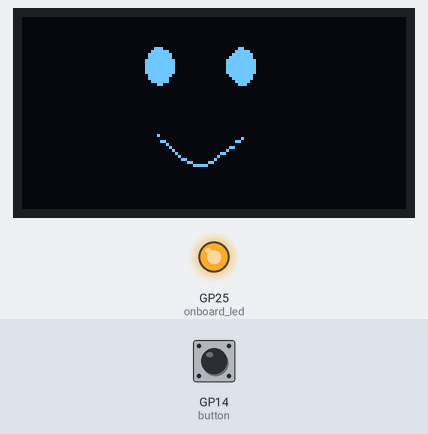
This program was run on a simulated Raspberry Pi Pico running MicroPython. On the bench: 128×64 one-colour display, output pins drawn as LEDs (lit = HIGH). The inputs (shaded band) are chosen by the test bench; at power-on: GP14 (button) LOW. What the program prints to the serial console is not drawn.

Above: at 1.2 s.
1.3 s: GP14 (button) pulled HIGH for 1 s
At 2.0 s:
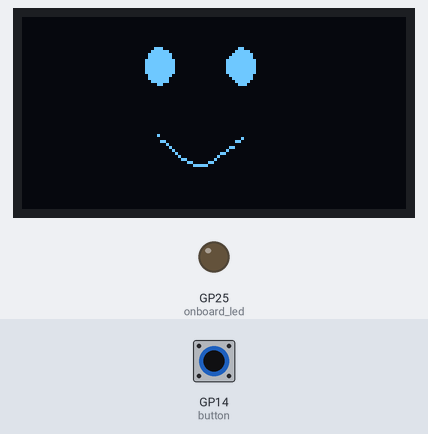
3.8 s: GP14 (button) pulled HIGH for 1 s
At 5.1 s:
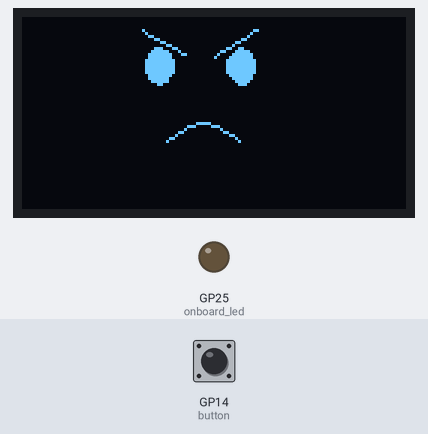
6.3 s: GP14 (button) pulled HIGH for 3.2 s
At 7.23 s:
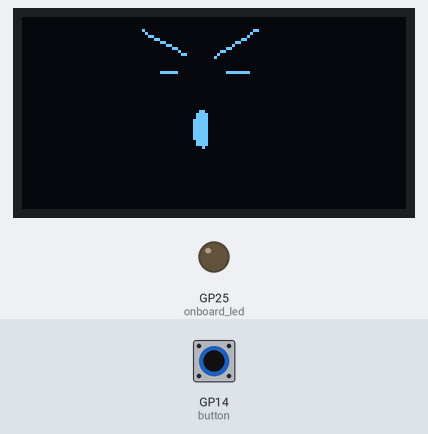
Timing chart, 0 to 9.3 s (numbered marks = the images above; inputs shaded):
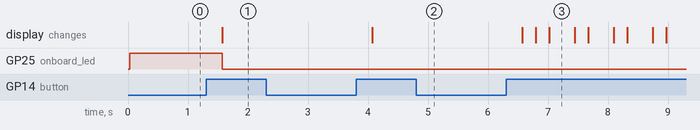

The program:

oled_img_002.py
```python
from machine import Pin, I2C
from ssd1306 import SSD1306_I2C
import utime
import framebuf

# Configure button hardware
onboard_led = Pin(25, Pin.OUT)
button = machine.Pin(14, machine.Pin.IN, machine.Pin.PULL_DOWN)

# Configure i2c and oled display
i2c=I2C(0,sda=Pin(0), scl=Pin(1), freq=400000)
oled = SSD1306_I2C(128, 64, i2c)

# Setting images
face1 = bytearray(b'\x00\x00\x00\x00\x00\x00\x00\x00\x00\x00\x00\x00\x00\x00\x00\x00\x00\x00\x00\x00\x00\x00\x00\x00\x00\x00\x00\x00\x00\x00\x00\x00\x00\x00\x00\x00\x00\x00\x00\x00\x00\x00\x00\x00\x00\x00\x00\x00\x00\x00\x00\x00\x00\x00\x00\x00\x00\x00\x00\x00\x00\x00\x00\x00\x00\x00\x00\x00\x00\x00\x00\x00\x00\x00\x00\x00\x00\x00\x00\x00\x00\x0e\x00\x00\x00\xc0\x00\x00\x00\x1f\x80\x00\x01\xf0\x00\x00\x00?\xc0\x00\x03\xf8\x00\x00\x00?\xc0\x00\x07\xf8\x00\x00\x00\x7f\xe0\x00\x0f\xfc\x00\x00\x00\x7f\xe0\x00\x0f\xfc\x00\x00\x00\x7f\xe0\x00\x0f\xfc\x00\x00\x00\x7f\xe0\x00\x0f\xfc\x00\x00\x00\x7f\xe0\x00\x0f\xfc\x00\x00\x00?\xc0\x00\x07\xf8\x00\x00\x00?\x80\x00\x03\xf8\x00\x00\x00\x1f\x80\x00\x01\xf0\x00\x00\x00\x06\x00\x00\x00\xe0\x00\x00\x00\x00\x00\x00\x00\x00\x00\x00\x00\x00\x00\x00\x00\x00\x00\x00\x00\x00\x00\x00\x00\x00\x00\x00\x00\x00\x00\x00\x00\x00\x00\x00\x00\x00\x00\x00\x00\x00\x00\x00\x00\x00\x00\x00\x00\x00\x00\x00\x00\x00\x00\x00\x00\x00\x00\x00\x00\x00\x00\x00\x00\x00\x00\x00\x00\x00\x00\x00\x00\x00\x00\x00\x00\x00\x00\x00\x00\x00\x00\x00\x00\x00\x00\x00\x00\x00\x00\x00\x00\x00\x00\x00\x00\x00\x00\x00\x00\x00\x00\x00\x00\x00\x00\x00\x00\x00\x00\x00\x00\x00\x00\x00\x00\x00\x00\x00\x00\x00\x00\x00\x00\x00\x00\x00\x00\x00\x00\x00\x00\x04\x00\x00\x00\x00\x00\x00\x00\x00\x00\x00\x00@\x00\x00\x00\x03\x00\x00\x01\x80\x00\x00\x00\x00\x80\x00\x00\x00\x00\x00\x00\x00@\x00\x06\x00\x00\x00\x00\x00 \x00\x08\x00\x00\x00\x00\x00\x10\x000\x00\x00\x00\x00\x00\x08\x00@\x00\x00\x00\x00\x00\x06\x00\x80\x00\x00\x00\x00\x00\x01\x83\x00\x00\x00\x00\x00\x00\x00|\x00\x00\x00\x00\x00\x00\x00\x00\x00\x00\x00\x00\x00\x00\x00\x00\x00\x00\x00\x00\x00\x00\x00\x00\x00\x00\x00\x00\x00\x00\x00\x00\x00\x00\x00\x00\x00\x00\x00\x00\x00\x00\x00\x00\x00\x00\x00\x00\x00\x00\x00\x00\x00\x00\x00\x00\x00\x00\x00\x00\x00\x00\x00\x00\x00\x00\x00\x00\x00\x00\x00\x00\x00\x00\x00\x00\x00\x00\x00\x00\x00\x00\x00\x00\x00\x00\x00\x00\x00\x00\x00\x00\x00\x00\x00\x00\x00\x00\x00\x00\x00\x00\x00\x00\x00\x00\x00\x00\x00\x00\x00\x00\x00\x00\x00\x00')
face2 = bytearray(b'\x00\x00\x00\x00\x00\x00\x00\x00\x00\x00\x00\x00\x00\x00\x00\x00\x00\x00\x00\x00\x00\x00\x00\x00\x00\x00\x00\x00\x00\x00\x00\x00\x00\x00\x00\x00\x00\x00\x00\x00\x00\x00\x00\x00\x00\x00\x00\x00\x00\x00\x00\x00\x00\x00\x00\x00\x00\x00\x00\x00\x00\x00\x00\x00\x00\x00\x00\x00\x00\x00\x00\x00\x00\x00\x00\x00\x00\x00\x00\x00\x00\x0e\x00\x00\x00\xc0\x00\x00\x00\x1f\x80\x00\x01\xf0\x00\x00\x00?\xc0\x00\x03\xf8\x00\x00\x00?\xc0\x00\x07\xf8\x00\x00\x00\x7f\xe0\x00\x0f\xfc\x00\x00\x00\x7f\xe0\x00\x0f\xfc\x00\x00\x00\x7f\xe0\x00\x0f\xfc\x00\x00\x00\x7f\xe0\x00\x0f\xfc\x00\x00\x00\x7f\xe0\x00\x0f\xfc\x00\x00\x00?\xc0\x00\x07\xf8\x00\x00\x00?\x80\x00\x03\xf8\x00\x00\x00\x1f\x80\x00\x01\xf0\x00\x00\x00\x06\x00\x00\x00\xe0\x00\x00\x00\x00\x00\x00\x00\x00\x00\x00\x00\x00\x00\x00\x00\x00\x00\x00\x00\x00\x00\x00\x00\x00\x00\x00\x00\x00\x00\x00\x00\x00\x00\x00\x00\x00\x00\x00\x00\x00\x00\x00\x00\x00\x00\x00\x00\x00\x00\x00\x00\x00\x00\x00\x00\x00\x00\x00\x00\x00\x00\x00\x00\x00\x00\x00\x00\x00\x00\x00\x00\x00\x00\x00\x00\x00\x00\x00\x00\x00\x00\x00\x00\x00\x00\x00\x00\x00\x00\x00\x00\x00\x00\x00\x00\x00\x00\x00\x00\x00\x00\x00\x00\x00\x00\x00\x00\x00\x00\x00\x00\x00\x00\x00\x00\x00\x00\x00\x00\x00\x00\x00\x00\x00\x00\x00\x00\x00\x00\x00\x00\x00\x00\x00\x00\x00\x00\x00\x00\x00\x00\x00\x00\x00\x00\x00\x00\x01\xff\xff\xff\x80\x00\x00\x00\x00\x00\x00\x00\x00\x00\x00\x00\x00\x00\x00\x00\x00\x00\x00\x00\x00\x00\x00\x00\x00\x00\x00\x00\x00\x00\x00\x00\x00\x00\x00\x00\x00\x00\x00\x00\x00\x00\x00\x00\x00\x00\x00\x00\x00\x00\x00\x00\x00\x00\x00\x00\x00\x00\x00\x00\x00\x00\x00\x00\x00\x00\x00\x00\x00\x00\x00\x00\x00\x00\x00\x00\x00\x00\x00\x00\x00\x00\x00\x00\x00\x00\x00\x00\x00\x00\x00\x00\x00\x00\x00\x00\x00\x00\x00\x00\x00\x00\x00\x00\x00\x00\x00\x00\x00\x00\x00\x00\x00\x00\x00\x00\x00\x00\x00\x00\x00\x00\x00\x00\x00\x00\x00\x00\x00\x00\x00\x00\x00\x00\x00\x00\x00\x00\x00\x00\x00\x00\x00\x00\x00\x00\x00\x00\x00\x00\x00\x00\x00\x00\x00\x00\x00\x00\x00\x00\x00\x00\x00\x00\x00\x00\x00\x00\x00\x00\x00\x00\x00\x00\x00\x00\x00\x00\x00')
face3 = bytearray(b'\x00\x00\x00\x00\x00\x00\x00\x00\x00\x00\x00\x00\x00\x00\x00\x00\x00\x00\x00\x00\x00\x00\x00\x00\x00\x00\x00\x00\x00\x00\x00\x00\x00\x80\x00\x00\x00\x06\x00\x00\x00@\x00\x00\x00\x08\x00\x00\x000\x00\x00\x00\x10\x00\x00\x00\x0c\x00\x00\x00`\x00\x00\x00\x03\x00\x00\x01\x80\x00\x00\x00\x00\xc0\x00\x02\x00\x00\x00\x00\x0e0\x00\x0c\xc0\x00\x00\x00\x1f\x88\x001\xf0\x00\x00\x00?\xc6\x00C\xf8\x00\x00\x00?\xc0\x00\x87\xf8\x00\x00\x00\x7f\xe0\x00\x0f\xfc\x00\x00\x00\x7f\xe0\x00\x0f\xfc\x00\x00\x00\x7f\xe0\x00\x0f\xfc\x00\x00\x00\x7f\xe0\x00\x0f\xfc\x00\x00\x00\x7f\xe0\x00\x0f\xfc\x00\x00\x00?\xc0\x00\x07\xf8\x00\x00\x00?\x80\x00\x03\xf8\x00\x00\x00\x1f\x80\x00\x01\xf0\x00\x00\x00\x06\x00\x00\x00\xe0\x00\x00\x00\x00\x00\x00\x00\x00\x00\x00\x00\x00\x00\x00\x00\x00\x00\x00\x00\x00\x00\x00\x00\x00\x00\x00\x00\x00\x00\x00\x00\x00\x00\x00\x00\x00\x00\x00\x00\x00\x00\x00\x00\x00\x00\x00\x00\x00\x00\x00\x00\x00\x00\x00\x00\x00\x00\x00\x00\x00\x00\x00\x00\x00\x00\x00\x00\x00\x00\x00\x00\x00\x00\x00\x00\x00\x00\x00\x00\x00\x00\x00\x00\x00\x00\x00\x00\x00\x00\x00\x00\x00\x00\x00\x00\x00\x00\x00\x00\x00\x00>\x00\x00\x00\x00\x00\x00\x01\xc1\xc0\x00\x00\x00\x00\x00\x02\x00 \x00\x00\x00\x00\x00\x0c\x00\x18\x00\x00\x00\x00\x00\x10\x00\x06\x00\x00\x00\x00\x00`\x00\x01\x00\x00\x00\x00\x00\x80\x00\x00\x80\x00\x00\x00\x00\x00\x00\x00\x00\x00\x00\x00\x00\x00\x00\x00\x00\x00\x00\x00\x00\x00\x00\x00\x00\x00\x00\x00\x00\x00\x00\x00\x00\x00\x00\x00\x00\x00\x00\x00\x00\x00\x00\x00\x00\x00\x00\x00\x00\x00\x00\x00\x00\x00\x00\x00\x00\x00\x00\x00\x00\x00\x00\x00\x00\x00\x00\x00\x00\x00\x00\x00\x00\x00\x00\x00\x00\x00\x00\x00\x00\x00\x00\x00\x00\x00\x00\x00\x00\x00\x00\x00\x00\x00\x00\x00\x00\x00\x00\x00\x00\x00\x00\x00\x00\x00\x00\x00\x00\x00\x00\x00\x00\x00\x00\x00\x00\x00\x00\x00\x00\x00\x00\x00\x00\x00\x00\x00\x00\x00\x00\x00\x00\x00\x00\x00\x00\x00\x00\x00\x00\x00\x00\x00\x00\x00\x00\x00\x00\x00\x00\x00\x00\x00\x00\x00\x00\x00\x00\x00\x00\x00\x00\x00\x00\x00\x00\x00\x00\x00\x00\x00\x00\x00\x00\x00\x00\x00\x00')
face4 = bytearray(b'\x00\x00\x00\x00\x00\x00\x00\x00\x00\x00\x00\x00\x00\x00\x00\x00\x00\x00\x00\x00\x00\x00\x00\x00\x00\x00\x00\x00\x00\x00\x00\x00\x00\x80\x00\x00\x00\x06\x00\x00\x00@\x00\x00\x00\x08\x00\x00\x000\x00\x00\x00\x10\x00\x00\x00\x0c\x00\x00\x00`\x00\x00\x00\x03\x00\x00\x01\x80\x00\x00\x00\x00\xc0\x00\x02\x00\x00\x00\x00\x0e0\x00\x0c\xc0\x00\x00\x00\x1f\x88\x001\xf0\x00\x00\x00?\xc6\x00C\xf8\x00\x00\x00?\xc0\x00\x87\xf8\x00\x00\x00\x7f\xe0\x00\x0f\xfc\x00\x00\x00\x7f\xe0\x00\x0f\xfc\x00\x00\x00\x7f\xe0\x00\x0f\xfc\x00\x00\x00\x7f\xe0\x00\x0f\xfc\x00\x00\x00\x7f\xe0\x00\x0f\xfc\x00\x00\x00?\xc0\x00\x07\xf8\x00\x00\x00?\x80\x00\x03\xf8\x00\x00\x00\x1f\x80\x00\x01\xf0\x00\x00\x00\x06\x00\x00\x00\xe0\x00\x00\x00\x00\x00\x00\x00\x00\x00\x00\x00\x00\x00\x00\x00\x00\x00\x00\x00\x00\x00\x00\x00\x00\x00\x00\x00\x00\x00\x00\x00\x00\x00\x00\x00\x00\x00\x00\x00\x00\x00\x00\x00\x00\x00\x00\x00\x00\x00\x00\x00\x00\x00\x00\x00\x00\x00\x00\x00\x00\x00\x00\x00\x00\x00\x00\x00\x00\x00\x00\x00\x00\x00\x00\x00\x00\x00\x00\x00\x00\x00\x00\x00\x00\x00\x00\x00\x00\x00\x00\x00\x00\x00\x00\x00\x00\x00\x00\x00\x00\x00\x00\x00\x00\x00\x00\x00\x00\x00\xff\xc0\x00\x00\x00\x00\x00\x00\x00\x00\x00\x00\x00\x00\x00\x00\x00\x00\x00\x00\x00\x00\x00\x00\x00\x00\x00\x00\x00\x00\x00\x00\x00\x00\x00\x00\x00\x00\x00\x00\x00\x00\x00\x00\x00\x00\x00\x00\x00\x00\x00\x00\x00\x00\x00\x00\x00\x00\x00\x00\x00\x00\x00\x00\x00\x00\x00\x00\x00\x00\x00\x00\x00\x00\x00\x00\x00\x00\x00\x00\x00\x00\x00\x00\x00\x00\x00\x00\x00\x00\x00\x00\x00\x00\x00\x00\x00\x00\x00\x00\x00\x00\x00\x00\x00\x00\x00\x00\x00\x00\x00\x00\x00\x00\x00\x00\x00\x00\x00\x00\x00\x00\x00\x00\x00\x00\x00\x00\x00\x00\x00\x00\x00\x00\x00\x00\x00\x00\x00\x00\x00\x00\x00\x00\x00\x00\x00\x00\x00\x00\x00\x00\x00\x00\x00\x00\x00\x00\x00\x00\x00\x00\x00\x00\x00\x00\x00\x00\x00\x00\x00\x00\x00\x00\x00\x00\x00\x00\x00\x00\x00\x00\x00\x00\x00\x00\x00\x00\x00\x00\x00\x00\x00\x00\x00\x00\x00\x00\x00\x00\x00\x00\x00\x00\x00\x00\x00\x00\x00\x00\x00\x00\x00\x00\x00\x00\x00\x00\x00\x00\x00')
face5 = bytearray(b'\x00\x00\x00\x00\x00\x00\x00\x00\x00\x00\x00\x00\x00\x00\x00\x00\x00\x00\x00\x00\x00\x00\x00\x00\x00\x00\x00\x00\x00\x00\x00\x00\x00\x80\x00\x00\x00\x06\x00\x00\x00@\x00\x00\x00\x08\x00\x00\x000\x00\x00\x00\x10\x00\x00\x00\x0c\x00\x00\x00`\x00\x00\x00\x03\x00\x00\x01\x80\x00\x00\x00\x00\xc0\x00\x02\x00\x00\x00\x00\x000\x00\x0c\x00\x00\x00\x00\x00\x08\x000\x00\x00\x00\x00\x00\x06\x00@\x00\x00\x00\x00\x00\x00\x00\x80\x00\x00\x00\x00\x00\x00\x00\x00\x00\x00\x00\x00\x00\x00\x00\x00\x00\x00\x00\x00\x00\x00\x00\x00\x00\x00\x00\x00\x00\x00\x00\x00\x00\x00\x00\x00\x03\xf0\x00\x0f\xf0\x00\x00\x00\x00\x00\x00\x00\x00\x00\x00\x00\x00\x00\x00\x00\x00\x00\x00\x00\x00\x00\x00\x00\x00\x00\x00\x00\x00\x00\x00\x00\x00\x00\x00\x00\x00\x00\x00\x00\x00\x00\x00\x00\x00\x00\x00\x00\x00\x00\x00\x00\x00\x00\x00\x00\x00\x00\x00\x00\x00\x00\x00\x00\x00\x00\x00\x00\x00\x00\x00\x00\x00\x00\x00\x00\x00\x00\x00\x00\x00\x00\x00\x00\x00\x00\x00\x00\x00\x00\x00\x00\x00\x00\x00\x00\x00\x00\x00\x00\x00\x00\x18\x00\x00\x00\x00\x00\x00\x00<\x00\x00\x00\x00\x00\x00\x00<\x00\x00\x00\x00\x00\x00\x00|\x00\x00\x00\x00\x00\x00\x00|\x00\x00\x00\x00\x00\x00\x00|\x00\x00\x00\x00\x00\x00\x00|\x00\x00\x00\x00\x00\x00\x00|\x00\x00\x00\x00\x00\x00\x00|\x00\x00\x00\x00\x00\x00\x00|\x00\x00\x00\x00\x00\x00\x00<\x00\x00\x00\x00\x00\x00\x00<\x00\x00\x00\x00\x00\x00\x00\x08\x00\x00\x00\x00\x00\x00\x00\x00\x00\x00\x00\x00\x00\x00\x00\x00\x00\x00\x00\x00\x00\x00\x00\x00\x00\x00\x00\x00\x00\x00\x00\x00\x00\x00\x00\x00\x00\x00\x00\x00\x00\x00\x00\x00\x00\x00\x00\x00\x00\x00\x00\x00\x00\x00\x00\x00\x00\x00\x00\x00\x00\x00\x00\x00\x00\x00\x00\x00\x00\x00\x00\x00\x00\x00\x00\x00\x00\x00\x00\x00\x00\x00\x00\x00\x00\x00\x00\x00\x00\x00\x00\x00\x00\x00\x00\x00\x00\x00\x00\x00\x00\x00\x00\x00\x00\x00\x00\x00\x00\x00\x00\x00\x00\x00\x00\x00\x00\x00\x00\x00\x00\x00\x00\x00\x00\x00\x00\x00\x00\x00\x00\x00\x00\x00\x00\x00\x00\x00\x00\x00\x00\x00\x00\x00\x00\x00\x00\x00\x00\x00\x00\x00\x00\x00\x00\x00\x00\x00\x00\x00\x00\x00\x00\x00')

# Set initial conditions
onboard_led.high()
state = 0
print("Estado: ", state)
fb = framebuf.FrameBuffer(face1, 64, 64, framebuf.MONO_HLSB)
oled.fill(0)
oled.blit(fb,32,0)
oled.show()

# attach the interrupt to the buttonPin
def alert(pin):
    #avoid rebounds
    global state
    utime.sleep(0.25)
    if button.value() == 1:
        if state == 0:
            state = 1
            print("Estado: ", state)
            fb = framebuf.FrameBuffer(face2, 64, 64, framebuf.MONO_HLSB)
            oled.fill(0)
            oled.blit(fb,32,0)
            oled.show()
        elif state == 1:
            state = 2
            print("Estado: ", state)
            fb = framebuf.FrameBuffer(face3, 64, 64, framebuf.MONO_HLSB)
            oled.fill(0)
            oled.blit(fb,32,0)
            oled.show()
        elif state == 2:
            state = 3
            print("Estado: ", state)
            fb = framebuf.FrameBuffer(face5, 64, 64, framebuf.MONO_HLSB)
            oled.fill(0)
            oled.blit(fb,32,0)
            oled.show()
        elif state == 3:
            state = 0
            print("Estado: ", state)
            fb = framebuf.FrameBuffer(face1, 64, 64, framebuf.MONO_HLSB)
            oled.fill(0)
            oled.blit(fb,32,0)
            oled.show()

button.irq(trigger = Pin.IRQ_RISING , handler = alert)

while True:
    if state==0:
        onboard_led.high()
    else:
        onboard_led.low()
    if state==3:
        utime.sleep(0.2)
        fb = framebuf.FrameBuffer(face4, 64, 64, framebuf.MONO_HLSB)
        oled.fill(0)
        oled.blit(fb,32,0)
        oled.show()
        utime.sleep(0.2)
        fb = framebuf.FrameBuffer(face5, 64, 64, framebuf.MONO_HLSB)
        oled.fill(0)
        oled.blit(fb,32,0)
        oled.show()
        utime.sleep(0.2)
    elif state==0:
        fb = framebuf.FrameBuffer(face1, 64, 64, framebuf.MONO_HLSB)
        oled.fill(0)
        oled.blit(fb,32,0)
        oled.show()

        
```

Measured:
- after the input at 1.3 s, GP25 (onboard_led): HIGH → LOW after 0.27 s; the display: first changes after 0.27 s (image 1 shows a later state)
- after the input at 3.8 s, the display: changes after 0.27 s (image 2)
- after the input at 6.3 s, the display: changes after 0.27 s (image 3)
- what the display in image 3 shows lasts 0.4 s, from 7.0 s to 7.4 s
